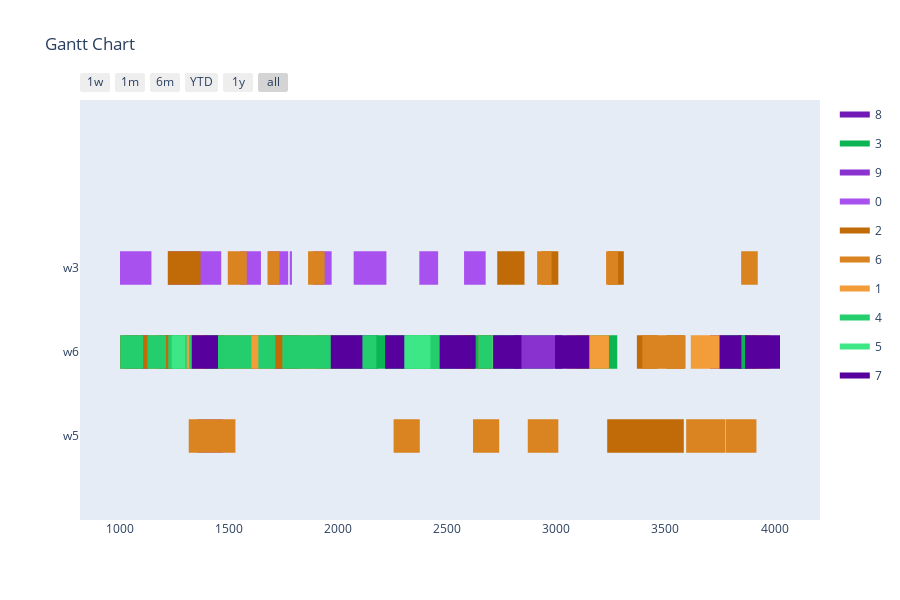

The notebook cell this image was saved under:
### Markdown cell above
Config 4 - Randomized Mutation with "open" Planning Horizon

### Code cell
optimizer = BaseGA(env)
optimizer.configure('tardiness', 'twopointcrossover', 'roulettewheel', 'randomize')
last_time_slot = 0
for order in orders:
    if order[1] > last_time_slot:
        last_time_slot = order[1]
# all parameters after offspring_amount are optional (in this case -> verbose=True)
result, best_fitness_history, average_fitness_history, best_generation_history, feasible_gen = optimizer.optimize(orders, max_generations, earliest_time_slot, last_time_slot, population_size, offspring_amount, verbose=True)
workstation_assignments = reformat_result(result, orders, env)
visualize(workstation_assignments, best_fitness_history, average_fitness_history, best_generation_history, feasible_gen)

### Figure 1 — Plotly figure (JSON) as saved in the notebook; plotly's stock layout.template omitted (floating-point values rounded to 4 significant figures; data arrays with more than 128 entries replaced by an {"elided": "..."} marker saying what was removed)
{"data": [{"fill": "toself", "fillcolor": "rgb(112, 25, 183)", "hoverinfo": "name", "legendgroup": "rgb(112, 25, 183)", "mode": "none", "name": "8", "type": "scatter", "x": {"elided": "134 int values"}, "y": {"elided": "134 float values"}}, {"fill": "toself", "fillcolor": "rgb(12, 181, 83)", "hoverinfo": "name", "legendgroup": "rgb(12, 181, 83)", "mode": "none", "name": "3", "type": "scatter", "x": [1891, 1996, 1996, 1891, 1891, 2215, 2315, 2315, 2215, 2215, 2510, 2702, 2702, 2510, 2510, 3088, 3193, 3193, 3088, 3088, 2389, 2519, 2519, 2389, 2389, 1209, 1314, 1314, 1209, 1209, 1160, 1305, 1305, 1160, 1160, 387, 507, 507, 387, 387, 3766, 3886, 3886, 3766, 3766, 1638, 1878, 1878, 1638, 1638, 816, 970, 970, 816, 816, 2687, 2927, 2927, 2687, 2687, 452, 557, 557, 452, 452, 2134, 2344, 2344, 2134, 2134, 412, 652, 652, 412, 412, 2486, 2591, 2591, 2486, 2486, 2545, 2675, 2675, 2545, 2545, 3159, 3279, 3279, 3159, 3159, 916, 1046, 1046, 916, 916, 2859, 2989, 2989, 2859, 2859, 1871, 2016, 2016, 1871, 1871, 220, 430, 430, 220, 220, 1546, 1634, 1634, 1546], "y": [0.8, 0.8, 1.2, 1.2, null, 0.8, 0.8, 1.2, 1.2, null, 0.8, 0.8, 1.2, 1.2, null, 0.8, 0.8, 1.2, 1.2, null, 0.8, 0.8, 1.2, 1.2, null, 0.8, 0.8, 1.2, 1.2, null, 0.8, 0.8, 1.2, 1.2, null, 0.8, 0.8, 1.2, 1.2, null, 0.8, 0.8, 1.2, 1.2, null, 0.8, 0.8, 1.2, 1.2, null, 0.8, 0.8, 1.2, 1.2, null, 0.8, 0.8, 1.2, 1.2, null, 0.8, 0.8, 1.2, 1.2, null, 0.8, 0.8, 1.2, 1.2, null, 0.8, 0.8, 1.2, 1.2, null, 0.8, 0.8, 1.2, 1.2, null, 0.8, 0.8, 1.2, 1.2, null, 0.8, 0.8, 1.2, 1.2, null, 0.8, 0.8, 1.2, 1.2, null, 0.8, 0.8, 1.2, 1.2, null, 0.8, 0.8, 1.2, 1.2, null, 0.8, 0.8, 1.2, 1.2, null, 0.8, 0.8, 1.2, 1.2]}, {"fill": "toself", "fillcolor": "rgb(137, 50, 208)", "hoverinfo": "name", "legendgroup": "rgb(137, 50, 208)", "mode": "none", "name": "9", "type": "scatter", "x": [634, 699, 699, 634, 634, 1949, 2015, 2015, 1949, 1949, 2801, 3026, 3026, 2801, 2801, 242, 406, 406, 242, 242, 1460, 1674, 1674, 1460, 1460, 355, 605, 605, 355, 355, 1237, 1401, 1401, 1237, 1237, 956, 1129, 1129, 956, 956, 1394, 1558, 1558, 1394, 1394, 487, 701, 701, 487, 487, 1153, 1298, 1298, 1153, 1153, 1977, 2043, 2043, 1977, 1977, 1867, 2003, 2003, 1867, 1867, 1493, 1569, 1569, 1493, 1493, 2681, 2777, 2777, 2681], "y": [0.8, 0.8, 1.2, 1.2, null, 0.8, 0.8, 1.2, 1.2, null, 0.8, 0.8, 1.2, 1.2, null, 0.8, 0.8, 1.2, 1.2, null, 0.8, 0.8, 1.2, 1.2, null, 0.8, 0.8, 1.2, 1.2, null, 0.8, 0.8, 1.2, 1.2, null, 0.8, 0.8, 1.2, 1.2, null, 0.8, 0.8, 1.2, 1.2, null, 0.8, 0.8, 1.2, 1.2, null, 0.8, 0.8, 1.2, 1.2, null, 0.8, 0.8, 1.2, 1.2, null, 0.8, 0.8, 1.2, 1.2, null, 0.8, 0.8, 1.2, 1.2, null, 0.8, 0.8, 1.2, 1.2]}, {"fill": "toself", "fillcolor": "rgb(168, 81, 239)", "hoverinfo": "name", "legendgroup": "rgb(168, 81, 239)", "mode": "none", "name": "0", "type": "scatter", "x": [2577, 2676, 2676, 2577, 2577, 1464, 1551, 1551, 1464, 1464, 689, 765, 765, 689, 689, 1144, 1220, 1220, 1144, 1144, 1646, 1771, 1771, 1646, 1646, 1681, 1778, 1778, 1681, 1681, 2372, 2458, 2458, 2372, 2372, 1788, 1885, 1885, 1788, 1788, 934, 1000, 1000, 934, 934, 2071, 2221, 2221, 2071, 2071, 961, 1111, 1111, 961, 961, 2532, 2625, 2625, 2532, 2532, 1174, 1240, 1240, 1174, 1174, 1159, 1264, 1264, 1159, 1159, 878, 1028, 1028, 878, 878, 1733, 1826, 1826, 1733, 1733, 819, 885, 885, 819, 819, 285, 378, 378, 285, 285, 428, 642, 642, 428, 428, 694, 908, 908, 694, 694, 1353, 1473, 1473, 1353], "y": [1.8, 1.8, 2.2, 2.2, null, 1.8, 1.8, 2.2, 2.2, null, 1.8, 1.8, 2.2, 2.2, null, 1.8, 1.8, 2.2, 2.2, null, 1.8, 1.8, 2.2, 2.2, null, 1.8, 1.8, 2.2, 2.2, null, 1.8, 1.8, 2.2, 2.2, null, 1.8, 1.8, 2.2, 2.2, null, 1.8, 1.8, 2.2, 2.2, null, 1.8, 1.8, 2.2, 2.2, null, 0.8, 0.8, 1.2, 1.2, null, 0.8, 0.8, 1.2, 1.2, null, 0.8, 0.8, 1.2, 1.2, null, 0.8, 0.8, 1.2, 1.2, null, 0.8, 0.8, 1.2, 1.2, null, 0.8, 0.8, 1.2, 1.2, null, 0.8, 0.8, 1.2, 1.2, null, 0.8, 0.8, 1.2, 1.2, null, -0.2, -0.2, 0.2, 0.2, null, -0.2, -0.2, 0.2, 0.2, null, -0.2, -0.2, 0.2, 0.2]}, {"fill": "toself", "fillcolor": "rgb(193, 106, 8)", "hoverinfo": "name", "legendgroup": "rgb(193, 106, 8)", "mode": "none", "name": "2", "type": "scatter", "x": [673, 851, 851, 673, 673, 347, 423, 423, 347, 347, 3238, 3304, 3304, 3238, 3238, 2933, 3009, 3009, 2933, 2933, 3243, 3309, 3309, 3243, 3243, 1219, 1369, 1369, 1219, 1219, 451, 538, 538, 451, 451, 2729, 2854, 2854, 2729, 2729, 2639, 2723, 2723, 2639, 2639, 3369, 3464, 3464, 3369, 3369, 992, 1097, 1097, 992, 992, 1646, 1730, 1730, 1646, 1646, 2555, 2621, 2621, 2555, 2555, 735, 801, 801, 735, 735, 3503, 3587, 3587, 3503, 3503, 1353, 1419, 1419, 1353, 1353, 907, 1000, 1000, 907, 907, 360, 540, 540, 360, 360, 3354, 3474, 3474, 3354, 3354, 3233, 3447, 3447, 3233, 3233, 3404, 3584, 3584, 3404], "y": [1.8, 1.8, 2.2, 2.2, null, 1.8, 1.8, 2.2, 2.2, null, 1.8, 1.8, 2.2, 2.2, null, 1.8, 1.8, 2.2, 2.2, null, 1.8, 1.8, 2.2, 2.2, null, 1.8, 1.8, 2.2, 2.2, null, 1.8, 1.8, 2.2, 2.2, null, 1.8, 1.8, 2.2, 2.2, null, 0.8, 0.8, 1.2, 1.2, null, 0.8, 0.8, 1.2, 1.2, null, 0.8, 0.8, 1.2, 1.2, null, 0.8, 0.8, 1.2, 1.2, null, 0.8, 0.8, 1.2, 1.2, null, 0.8, 0.8, 1.2, 1.2, null, 0.8, 0.8, 1.2, 1.2, null, 0.8, 0.8, 1.2, 1.2, null, 0.8, 0.8, 1.2, 1.2, null, -0.2, -0.2, 0.2, 0.2, null, -0.2, -0.2, 0.2, 0.2, null, -0.2, -0.2, 0.2, 0.2, null, -0.2, -0.2, 0.2, 0.2]}, {"fill": "toself", "fillcolor": "rgb(218, 131, 33)", "hoverinfo": "name", "legendgroup": "rgb(218, 131, 33)", "mode": "none", "name": "6", "type": "scatter", "x": [1676, 1731, 1731, 1676, 1676, 1494, 1581, 1581, 1494, 1494, 1862, 1938, 1938, 1862, 1862, 328, 453, 453, 328, 328, 3228, 3283, 3283, 3228, 3228, 2912, 2978, 2978, 2912, 2912, 3847, 3923, 3923, 3847, 3847, 3499, 3592, 3592, 3499, 3499, 1344, 1437, 1437, 1344, 1344, 3872, 3977, 3977, 3872, 3872, 2308, 2401, 2401, 2308, 2308, 460, 610, 610, 460, 460, 1887, 1980, 1980, 1887, 1887, 3394, 3544, 3544, 3394, 3394, 2618, 2738, 2738, 2618, 2618, 775, 915, 915, 775, 775, 1315, 1529, 1529, 1315, 1315, 3595, 3775, 3775, 3595, 3595, 3777, 3917, 3917, 3777, 3777, 2254, 2374, 2374, 2254, 2254, 2869, 3009, 3009, 2869], "y": [1.8, 1.8, 2.2, 2.2, null, 1.8, 1.8, 2.2, 2.2, null, 1.8, 1.8, 2.2, 2.2, null, 1.8, 1.8, 2.2, 2.2, null, 1.8, 1.8, 2.2, 2.2, null, 1.8, 1.8, 2.2, 2.2, null, 1.8, 1.8, 2.2, 2.2, null, 0.8, 0.8, 1.2, 1.2, null, 0.8, 0.8, 1.2, 1.2, null, 0.8, 0.8, 1.2, 1.2, null, 0.8, 0.8, 1.2, 1.2, null, 0.8, 0.8, 1.2, 1.2, null, 0.8, 0.8, 1.2, 1.2, null, 0.8, 0.8, 1.2, 1.2, null, -0.2, -0.2, 0.2, 0.2, null, -0.2, -0.2, 0.2, 0.2, null, -0.2, -0.2, 0.2, 0.2, null, -0.2, -0.2, 0.2, 0.2, null, -0.2, -0.2, 0.2, 0.2, null, -0.2, -0.2, 0.2, 0.2, null, -0.2, -0.2, 0.2, 0.2]}, {"fill": "toself", "fillcolor": "rgb(243, 156, 58)", "hoverinfo": "name", "legendgroup": "rgb(243, 156, 58)", "mode": "none", "name": "1", "type": "scatter", "x": [999, 1129, 1129, 999, 999, 804, 954, 954, 804, 804, 599, 729, 729, 599, 599, 853, 968, 968, 853, 853, 553, 676, 676, 553, 553, 445, 598, 598, 445, 445, 711, 864, 864, 711, 711, 3616, 3766, 3766, 3616, 3616, 3051, 3241, 3241, 3051, 3051, 806, 926, 926, 806, 806, 1178, 1293, 1293, 1178, 1178, 827, 883, 883, 827, 827, 695, 815, 815, 695, 695, 3143, 3240, 3240, 3143, 3143, 1378, 1475, 1475, 1378, 1378, 384, 534, 534, 384, 384, 1904, 2094, 2094, 1904, 1904, 629, 739, 739, 629, 629, 3638, 3734, 3734, 3638, 3638, 729, 844, 844, 729, 729, 273, 393, 393, 273, 273, 1710, 1820, 1820, 1710, 1710, 301, 451, 451, 301], "y": [0.8, 0.8, 1.2, 1.2, null, 0.8, 0.8, 1.2, 1.2, null, 0.8, 0.8, 1.2, 1.2, null, 0.8, 0.8, 1.2, 1.2, null, 0.8, 0.8, 1.2, 1.2, null, 0.8, 0.8, 1.2, 1.2, null, 0.8, 0.8, 1.2, 1.2, null, 0.8, 0.8, 1.2, 1.2, null, 0.8, 0.8, 1.2, 1.2, null, 0.8, 0.8, 1.2, 1.2, null, 0.8, 0.8, 1.2, 1.2, null, 0.8, 0.8, 1.2, 1.2, null, 0.8, 0.8, 1.2, 1.2, null, 0.8, 0.8, 1.2, 1.2, null, 0.8, 0.8, 1.2, 1.2, null, 0.8, 0.8, 1.2, 1.2, null, 0.8, 0.8, 1.2, 1.2, null, 0.8, 0.8, 1.2, 1.2, null, 0.8, 0.8, 1.2, 1.2, null, 0.8, 0.8, 1.2, 1.2, null, 0.8, 0.8, 1.2, 1.2, null, 0.8, 0.8, 1.2, 1.2, null, 0.8, 0.8, 1.2, 1.2]}, {"fill": "toself", "fillcolor": "rgb(37, 206, 108)", "hoverinfo": "name", "legendgroup": "rgb(37, 206, 108)", "mode": "none", "name": "4", "type": "scatter", "x": [2090, 2175, 2175, 2090, 2090, 1977, 2041, 2041, 1977, 1977, 1001, 1126, 1126, 1001, 1001, 580, 665, 665, 580, 580, 2405, 2528, 2528, 2405, 2405, 750, 872, 872, 750, 750, 945, 1078, 1078, 945, 945, 1316, 1401, 1401, 1316, 1316, 1211, 1344, 1344, 1211, 1211, 2642, 2706, 2706, 2642, 2642, 1602, 1712, 1712, 1602, 1602, 2033, 2118, 2118, 2033, 2033, 1634, 1744, 1744, 1634, 1634, 1221, 1306, 1306, 1221, 1221, 1041, 1106, 1106, 1041, 1041, 498, 608, 608, 498, 498, 1026, 1081, 1081, 1026, 1026, 2311, 2455, 2455, 2311], "y": [0.8, 0.8, 1.2, 1.2, null, 0.8, 0.8, 1.2, 1.2, null, 0.8, 0.8, 1.2, 1.2, null, 0.8, 0.8, 1.2, 1.2, null, 0.8, 0.8, 1.2, 1.2, null, 0.8, 0.8, 1.2, 1.2, null, 0.8, 0.8, 1.2, 1.2, null, 0.8, 0.8, 1.2, 1.2, null, 0.8, 0.8, 1.2, 1.2, null, 0.8, 0.8, 1.2, 1.2, null, 0.8, 0.8, 1.2, 1.2, null, 0.8, 0.8, 1.2, 1.2, null, 0.8, 0.8, 1.2, 1.2, null, 0.8, 0.8, 1.2, 1.2, null, 0.8, 0.8, 1.2, 1.2, null, 0.8, 0.8, 1.2, 1.2, null, 0.8, 0.8, 1.2, 1.2, null, 0.8, 0.8, 1.2, 1.2]}, {"fill": "toself", "fillcolor": "rgb(62, 231, 133)", "hoverinfo": "name", "legendgroup": "rgb(62, 231, 133)", "mode": "none", "name": "5", "type": "scatter", "x": [319, 469, 469, 319, 319, 3769, 3831, 3831, 3769, 3769, 461, 611, 611, 461, 461, 758, 878, 878, 758, 758, 328, 448, 448, 328, 328, 2232, 2332, 2332, 2232, 2232, 2327, 2423, 2423, 2327, 2327, 385, 575, 575, 385, 385, 598, 728, 728, 598, 598, 367, 557, 557, 367, 367, 387, 507, 507, 387, 387, 3766, 3822, 3822, 3766, 3766, 556, 741, 741, 556, 556, 1237, 1299, 1299, 1237, 1237, 2706, 2802, 2802, 2706, 2706, 349, 499, 499, 349, 349, 244, 340, 340, 244, 244, 314, 376, 376, 314, 314, 303, 403, 403, 303, 303, 781, 837, 837, 781, 781, 803, 923, 923, 803, 803, 308, 468, 468, 308, 308, 401, 591, 591, 401], "y": [0.8, 0.8, 1.2, 1.2, null, 0.8, 0.8, 1.2, 1.2, null, 0.8, 0.8, 1.2, 1.2, null, 0.8, 0.8, 1.2, 1.2, null, 0.8, 0.8, 1.2, 1.2, null, 0.8, 0.8, 1.2, 1.2, null, 0.8, 0.8, 1.2, 1.2, null, 0.8, 0.8, 1.2, 1.2, null, 0.8, 0.8, 1.2, 1.2, null, 0.8, 0.8, 1.2, 1.2, null, 0.8, 0.8, 1.2, 1.2, null, 0.8, 0.8, 1.2, 1.2, null, 0.8, 0.8, 1.2, 1.2, null, 0.8, 0.8, 1.2, 1.2, null, 0.8, 0.8, 1.2, 1.2, null, 0.8, 0.8, 1.2, 1.2, null, 0.8, 0.8, 1.2, 1.2, null, 0.8, 0.8, 1.2, 1.2, null, 0.8, 0.8, 1.2, 1.2, null, 0.8, 0.8, 1.2, 1.2, null, 0.8, 0.8, 1.2, 1.2, null, 0.8, 0.8, 1.2, 1.2, null, 0.8, 0.8, 1.2, 1.2]}, {"fill": "toself", "fillcolor": "rgb(87, 0, 158)", "hoverinfo": "name", "legendgroup": "rgb(87, 0, 158)", "mode": "none", "name": "7", "type": "scatter", "x": {"elided": "134 int values"}, "y": {"elided": "134 float values"}}, {"legendgroup": "rgb(112, 25, 183)", "marker": {"color": "rgb(112, 25, 183)", "opacity": 0, "size": 1}, "mode": "markers", "name": "", "showlegend": false, "text": [null, null, null, null, null, null, null, null, null, null, null, null, null, null, null, null, null, null, null, null, null, null, null, null, null, null, null, null, null, null, null, null, null, null, null, null, null, null, null, null, null, null, null, null, null, null, null, null, null, null, null, null, null, null], "type": "scatter", "x": [732, 856, 745, 890, 884, 1094, 897, 1042, 1146, 1241, 203, 357, 443, 600, 3705, 3915, 234, 402, 1543, 1638, 240, 350, 1088, 1266, 1060, 1205, 1614, 1734, 1305, 1393, 1372, 1532, 2241, 2336, 2086, 2181, 886, 981, 884, 979, 1017, 1147, 1345, 1450, 1506, 1666, 1187, 1352, 1475, 1580, 1038, 1125, 1244, 1374], "y": [1, 1, 1, 1, 1, 1, 1, 1, 1, 1, 1, 1, 1, 1, 1, 1, 1, 1, 1, 1, 1, 1, 1, 1, 1, 1, 1, 1, 1, 1, 1, 1, 1, 1, 1, 1, 1, 1, 1, 1, 1, 1, 1, 1, 1, 1, 1, 1, 1, 1, 1, 1, 1, 1]}, {"legendgroup": "rgb(12, 181, 83)", "marker": {"color": "rgb(12, 181, 83)", "opacity": 0, "size": 1}, "mode": "markers", "name": "", "showlegend": false, "text": [null, null, null, null, null, null, null, null, null, null, null, null, null, null, null, null, null, null, null, null, null, null, null, null, null, null, null, null, null, null, null, null, null, null, null, null, null, null, null, null, null, null, null, null, null, null], "type": "scatter", "x": [1891, 1996, 2215, 2315, 2510, 2702, 3088, 3193, 2389, 2519, 1209, 1314, 1160, 1305, 387, 507, 3766, 3886, 1638, 1878, 816, 970, 2687, 2927, 452, 557, 2134, 2344, 412, 652, 2486, 2591, 2545, 2675, 3159, 3279, 916, 1046, 2859, 2989, 1871, 2016, 220, 430, 1546, 1634], "y": [1, 1, 1, 1, 1, 1, 1, 1, 1, 1, 1, 1, 1, 1, 1, 1, 1, 1, 1, 1, 1, 1, 1, 1, 1, 1, 1, 1, 1, 1, 1, 1, 1, 1, 1, 1, 1, 1, 1, 1, 1, 1, 1, 1, 1, 1]}, {"legendgroup": "rgb(137, 50, 208)", "marker": {"color": "rgb(137, 50, 208)", "opacity": 0, "size": 1}, "mode": "markers", "name": "", "showlegend": false, "text": [null, null, null, null, null, null, null, null, null, null, null, null, null, null, null, null, null, null, null, null, null, null, null, null, null, null, null, null, null, null], "type": "scatter", "x": [634, 699, 1949, 2015, 2801, 3026, 242, 406, 1460, 1674, 355, 605, 1237, 1401, 956, 1129, 1394, 1558, 487, 701, 1153, 1298, 1977, 2043, 1867, 2003, 1493, 1569, 2681, 2777], "y": [1, 1, 1, 1, 1, 1, 1, 1, 1, 1, 1, 1, 1, 1, 1, 1, 1, 1, 1, 1, 1, 1, 1, 1, 1, 1, 1, 1, 1, 1]}, {"legendgroup": "rgb(168, 81, 239)", "marker": {"color": "rgb(168, 81, 239)", "opacity": 0, "size": 1}, "mode": "markers", "name": "", "showlegend": false, "text": [null, null, null, null, null, null, null, null, null, null, null, null, null, null, null, null, null, null, null, null, null, null, null, null, null, null, null, null, null, null, null, null, null, null, null, null, null, null, null, null, null, null], "type": "scatter", "x": [2577, 2676, 1464, 1551, 689, 765, 1144, 1220, 1646, 1771, 1681, 1778, 2372, 2458, 1788, 1885, 934, 1000, 2071, 2221, 961, 1111, 2532, 2625, 1174, 1240, 1159, 1264, 878, 1028, 1733, 1826, 819, 885, 285, 378, 428, 642, 694, 908, 1353, 1473], "y": [2, 2, 2, 2, 2, 2, 2, 2, 2, 2, 2, 2, 2, 2, 2, 2, 2, 2, 2, 2, 1, 1, 1, 1, 1, 1, 1, 1, 1, 1, 1, 1, 1, 1, 1, 1, 0, 0, 0, 0, 0, 0]}, {"legendgroup": "rgb(193, 106, 8)", "marker": {"color": "rgb(193, 106, 8)", "opacity": 0, "size": 1}, "mode": "markers", "name": "", "showlegend": false, "text": [null, null, null, null, null, null, null, null, null, null, null, null, null, null, null, null, null, null, null, null, null, null, null, null, null, null, null, null, null, null, null, null, null, null, null, null, null, null, null, null, null, null], "type": "scatter", "x": [673, 851, 347, 423, 3238, 3304, 2933, 3009, 3243, 3309, 1219, 1369, 451, 538, 2729, 2854, 2639, 2723, 3369, 3464, 992, 1097, 1646, 1730, 2555, 2621, 735, 801, 3503, 3587, 1353, 1419, 907, 1000, 360, 540, 3354, 3474, 3233, 3447, 3404, 3584], "y": [2, 2, 2, 2, 2, 2, 2, 2, 2, 2, 2, 2, 2, 2, 2, 2, 1, 1, 1, 1, 1, 1, 1, 1, 1, 1, 1, 1, 1, 1, 1, 1, 1, 1, 0, 0, 0, 0, 0, 0, 0, 0]}, {"legendgroup": "rgb(218, 131, 33)", "marker": {"color": "rgb(218, 131, 33)", "opacity": 0, "size": 1}, "mode": "markers", "name": "", "showlegend": false, "text": [null, null, null, null, null, null, null, null, null, null, null, null, null, null, null, null, null, null, null, null, null, null, null, null, null, null, null, null, null, null, null, null, null, null, null, null, null, null, null, null, null, null], "type": "scatter", "x": [1676, 1731, 1494, 1581, 1862, 1938, 328, 453, 3228, 3283, 2912, 2978, 3847, 3923, 3499, 3592, 1344, 1437, 3872, 3977, 2308, 2401, 460, 610, 1887, 1980, 3394, 3544, 2618, 2738, 775, 915, 1315, 1529, 3595, 3775, 3777, 3917, 2254, 2374, 2869, 3009], "y": [2, 2, 2, 2, 2, 2, 2, 2, 2, 2, 2, 2, 2, 2, 1, 1, 1, 1, 1, 1, 1, 1, 1, 1, 1, 1, 1, 1, 0, 0, 0, 0, 0, 0, 0, 0, 0, 0, 0, 0, 0, 0]}, {"legendgroup": "rgb(243, 156, 58)", "marker": {"color": "rgb(243, 156, 58)", "opacity": 0, "size": 1}, "mode": "markers", "name": "", "showlegend": false, "text": [null, null, null, null, null, null, null, null, null, null, null, null, null, null, null, null, null, null, null, null, null, null, null, null, null, null, null, null, null, null, null, null, null, null, null, null, null, null, null, null, null, null, null, null, null, null], "type": "scatter", "x": [999, 1129, 804, 954, 599, 729, 853, 968, 553, 676, 445, 598, 711, 864, 3616, 3766, 3051, 3241, 806, 926, 1178, 1293, 827, 883, 695, 815, 3143, 3240, 1378, 1475, 384, 534, 1904, 2094, 629, 739, 3638, 3734, 729, 844, 273, 393, 1710, 1820, 301, 451], "y": [1, 1, 1, 1, 1, 1, 1, 1, 1, 1, 1, 1, 1, 1, 1, 1, 1, 1, 1, 1, 1, 1, 1, 1, 1, 1, 1, 1, 1, 1, 1, 1, 1, 1, 1, 1, 1, 1, 1, 1, 1, 1, 1, 1, 1, 1]}, {"legendgroup": "rgb(37, 206, 108)", "marker": {"color": "rgb(37, 206, 108)", "opacity": 0, "size": 1}, "mode": "markers", "name": "", "showlegend": false, "text": [null, null, null, null, null, null, null, null, null, null, null, null, null, null, null, null, null, null, null, null, null, null, null, null, null, null, null, null, null, null, null, null, null, null, null, null], "type": "scatter", "x": [2090, 2175, 1977, 2041, 1001, 1126, 580, 665, 2405, 2528, 750, 872, 945, 1078, 1316, 1401, 1211, 1344, 2642, 2706, 1602, 1712, 2033, 2118, 1634, 1744, 1221, 1306, 1041, 1106, 498, 608, 1026, 1081, 2311, 2455], "y": [1, 1, 1, 1, 1, 1, 1, 1, 1, 1, 1, 1, 1, 1, 1, 1, 1, 1, 1, 1, 1, 1, 1, 1, 1, 1, 1, 1, 1, 1, 1, 1, 1, 1, 1, 1]}, {"legendgroup": "rgb(62, 231, 133)", "marker": {"color": "rgb(62, 231, 133)", "opacity": 0, "size": 1}, "mode": "markers", "name": "", "showlegend": false, "text": [null, null, null, null, null, null, null, null, null, null, null, null, null, null, null, null, null, null, null, null, null, null, null, null, null, null, null, null, null, null, null, null, null, null, null, null, null, null, null, null, null, null, null, null, null, null], "type": "scatter", "x": [319, 469, 3769, 3831, 461, 611, 758, 878, 328, 448, 2232, 2332, 2327, 2423, 385, 575, 598, 728, 367, 557, 387, 507, 3766, 3822, 556, 741, 1237, 1299, 2706, 2802, 349, 499, 244, 340, 314, 376, 303, 403, 781, 837, 803, 923, 308, 468, 401, 591], "y": [1, 1, 1, 1, 1, 1, 1, 1, 1, 1, 1, 1, 1, 1, 1, 1, 1, 1, 1, 1, 1, 1, 1, 1, 1, 1, 1, 1, 1, 1, 1, 1, 1, 1, 1, 1, 1, 1, 1, 1, 1, 1, 1, 1, 1, 1]}, {"legendgroup": "rgb(87, 0, 158)", "marker": {"color": "rgb(87, 0, 158)", "opacity": 0, "size": 1}, "mode": "markers", "name": "", "showlegend": false, "text": [null, null, null, null, null, null, null, null, null, null, null, null, null, null, null, null, null, null, null, null, null, null, null, null, null, null, null, null, null, null, null, null, null, null, null, null, null, null, null, null, null, null, null, null, null, null, null, null, null, null, null, null, null, null], "type": "scatter", "x": [421, 545, 293, 413, 493, 617, 230, 360, 2994, 3151, 381, 507, 362, 519, 430, 575, 514, 614, 2215, 2303, 615, 739, 794, 889, 1966, 2111, 3866, 3990, 3748, 3848, 243, 403, 496, 626, 627, 737, 615, 725, 2482, 2602, 1329, 1449, 572, 737, 221, 431, 2465, 2630, 2710, 2840, 3865, 4025, 511, 616], "y": [1, 1, 1, 1, 1, 1, 1, 1, 1, 1, 1, 1, 1, 1, 1, 1, 1, 1, 1, 1, 1, 1, 1, 1, 1, 1, 1, 1, 1, 1, 1, 1, 1, 1, 1, 1, 1, 1, 1, 1, 1, 1, 1, 1, 1, 1, 1, 1, 1, 1, 1, 1, 1, 1]}], "layout": {"height": 600, "hovermode": "closest", "showlegend": true, "title": {"text": "Gantt Chart"}, "xaxis": {"rangeselector": {"buttons": [{"count": 7, "label": "1w", "step": "day", "stepmode": "backward"}, {"count": 1, "label": "1m", "step": "month", "stepmode": "backward"}, {"count": 6, "label": "6m", "step": "month", "stepmode": "backward"}, {"count": 1, "label": "YTD", "step": "year", "stepmode": "todate"}, {"count": 1, "label": "1y", "step": "year", "stepmode": "backward"}, {"step": "all"}]}, "showgrid": false, "type": "date", "zeroline": false}, "yaxis": {"autorange": false, "range": [-1, 4], "showgrid": false, "ticktext": ["w5", "w6", "w3"], "tickvals": [0, 1, 2], "zeroline": false}}}
